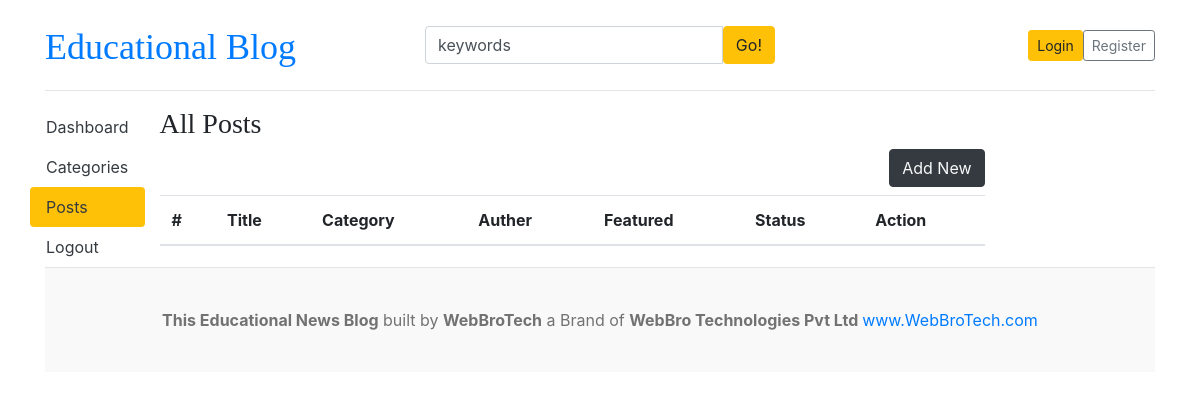
/dashboard/posts/, run on an earlier commit of the app's database.
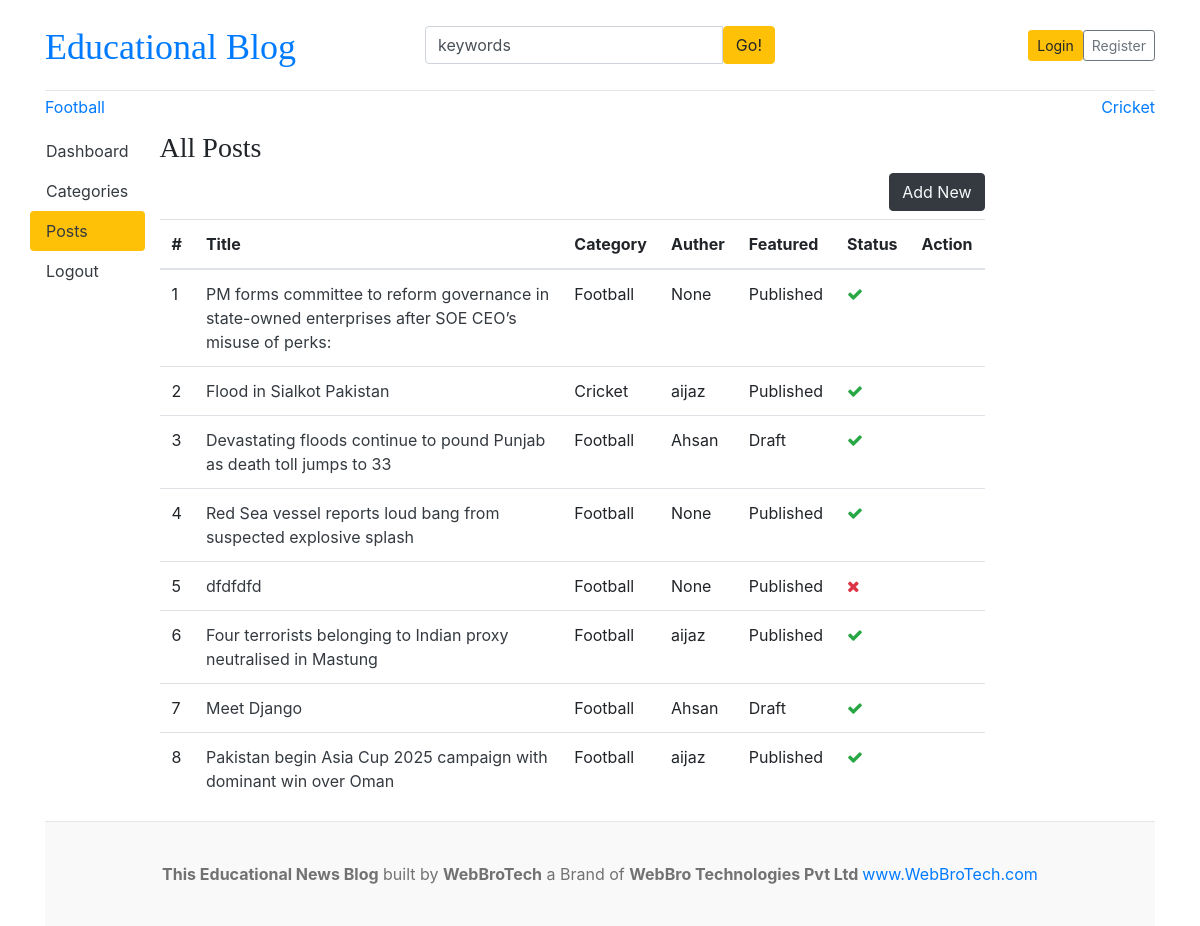
And on a later commit of the database.
### blogs/models.py (models this page shows, shortened)
class Category(models.Model):
    category_name = models.CharField(max_length=50, unique=True)
    created_at = models.DateTimeField(auto_now_add=True)
    updated_at = models.DateTimeField(auto_now=True)
    class Meta:
        verbose_name_plural = 'Categories'
    def __str__(self):
        return self.category_name

class Blog(models.Model):
    title = models.CharField(max_length=100)
    slug = models.SlugField(max_length=150, blank=True, unique=True)
    category = models.ForeignKey(Category, on_delete=models.CASCADE)
    auther = models.ForeignKey(User, on_delete=models.CASCADE , null=True)
    featured_image = models.ImageField(upload_to='uploads/%y/%m/%d')
    short_description = HTMLField()
    blog_body = HTMLField()
    status = models.CharField(max_length=20, choices = STATUS_CHOICES, default = "Draft")
    is_featured = models.BooleanField(default=False)
    created_at = models.DateTimeField(auto_now_add=True)
    updated_at = models. DateTimeField(auto_now=True)

### dashboards/views.py (the view)
# urls.py: path('posts/', views.posts, name='posts'),
def posts(request):
    posts = Blog.objects.all()
    context={
        'posts': posts
    }
    return render(request, 'dashboard/posts.html', context)

### blogs/context_processors.py (called while the page is built)
def get_categories(request):
    categories = Category.objects.all()
    return dict(categories=categories)

def get_social_links(request):
    social_links = SocialLinks.objects.all()
    return dict(social_links=social_links)

### templates/dashboard/posts.html (shortened to what this page needs)
{% extends 'base.html'%}
{% block content %}
<div class="row">
    {% include 'dashboard/sidebar.html' %}
    <div class="col-md-9">
      <h3>All Posts</h3>
      <a href="{% url 'add_post' %}" class="btn btn-dark text-light float-right mb-2"> Add New </a>
      <table class="table table-hover">
        <thead>
          <tr>
            <th>#</th>
            <th >Title</th>
            <th>Category</th>
            <th>Auther</th>
            <th>Featured</th>
            <th>Status</th>
            <th>Action</th>
          </tr>
        </thead>
        <tbody>
        {% for post in posts %}
          <tr>
            <td>{{ forloop.counter }}</td>
            <td><a href="{% url 'post_detail' post.slug %}" class="text-dark">{{ post.title }} </a></td>
            <td>{{ post.category }}</td>
            <td>{{ post.auther }}</td>
            <td>{{ post.status }}</td>
            <td>{% if post.is_featured %} <i class="fa fa-check text-success"> {% else %} <i class="fa fa-times text-danger"></i> {% endif %}</td>
            <td>
            </td>
        </tr>
        {% endfor %}
        </tbody>
      </table>
    </div>
  </div>
{% endblock %}

### templates/base.html (shortened to what this page needs)
{% load static %}
<!DOCTYPE html>
<html lang="en">
<head>
    <link href="https://getbootstrap.com/docs/4.0/dist/css/bootstrap.min.css" rel="stylesheet">
    <link href="{% static 'css/blog.css' %}" rel="stylesheet">
    <link rel="stylesheet" href="https://cdnjs.cloudflare.com/ajax/libs/font-awesome/4.7.0/css/font-awesome.min.css">
  </head>
<body>
    <div class="container">
      <header class="blog-header py-3">
        <div class="row flex-nowrap justify-content-between align-items-center">
          <div class="col-4 pt-1">
            <a class="blog-header-logo text-Blue font-size-h2" href="/">Educational Blog</a>
          </div>
          <div class="col-4">
            <form action=" {% url 'search'%}" method="GET">
              <div class="input-group">
                <input class="form-control" type="text" value="keywords" name="keyword" placeholder="Enter search term..." aria-label="Enter search term..." aria-describedby="button-search" />
                <button type = "submit" class="btn btn-warning" id="button-search" type="button">Go!</button>
            </div>
            </form>
          </div>
          <div class="col-4 d-flex justify-content-end align-items-center">
            {% if not user.is_authenticated %}
            <a class="btn btn-sm btn-warning" href="{% url 'login' %}">Login</a>
            <a class="btn btn-sm btn-outline-secondary" href="{% url 'register' %}">Register</a>
            {% else %}
            <span><a href="{% url 'dashboard' %}">Dashboard</a> </span>
            &nbsp; &nbsp;
            <span><a href="{% url 'logout' %}">Logout</a></span>
            {% endif %}
          </div>
        </div>
      </header>
      <div class="nav-scroller py-1 mb-2">
        <nav class="nav d-flex justify-content-between">
          {% for cat in categories %}
          <a class= text-font-weight-bold class="p-2 text-muted" href="{% url 'posts_by_category' cat.id %}">{{cat.category_name}}</a>
          {% endfor %}
        </nav>
      </div>
{% block content %}
{% endblock %}
<footer class="blog-footer">
    <p class="text-center"><b>This Educational News Blog</b> built by <b>WebBroTech</b> a Brand of <b>WebBro Technologies Pvt Ltd </b><a href="https://www.youtube.com/@WebBroTech">www.WebBroTech.com</a></p>
  </footer>
  </body>
  </html>

What changed in the data, as far as the page shows it:
added Category: category_name "Football"
added Category: category_name "Cricket"
added Blog: title "PM forms committee to reform governance in state-owned enterprises after SOE CEO’s misuse of perks:", category "Football", auther "None", status "Published", is_featured True (drawn)
added Blog: title "Flood in Sialkot Pakistan", category "Cricket", auther "aijaz", status "Published", is_featured True (drawn)
added Blog: title "Devastating floods continue to pound Punjab as death toll jumps to 33", category "Football", auther "Ahsan", status "Draft", is_featured True (drawn)
added Blog: title "Red Sea vessel reports loud bang from suspected explosive splash", category "Football", auther "None", status "Published", is_featured True (drawn)
added Blog: title "dfdfdfd", category "Football", auther "None", status "Published", is_featured False (drawn)
added Blog: title "Four terrorists belonging to Indian proxy neutralised in Mastung", category "Football", auther "aijaz", status "Published", is_featured True (drawn)
added Blog: title "Meet Django", category "Football", auther "Ahsan", status "Draft", is_featured True (drawn)
added Blog: title "Pakistan begin Asia Cup 2025 campaign with dominant win over Oman", category "Football", auther "aijaz", status "Published", is_featured True (drawn)
